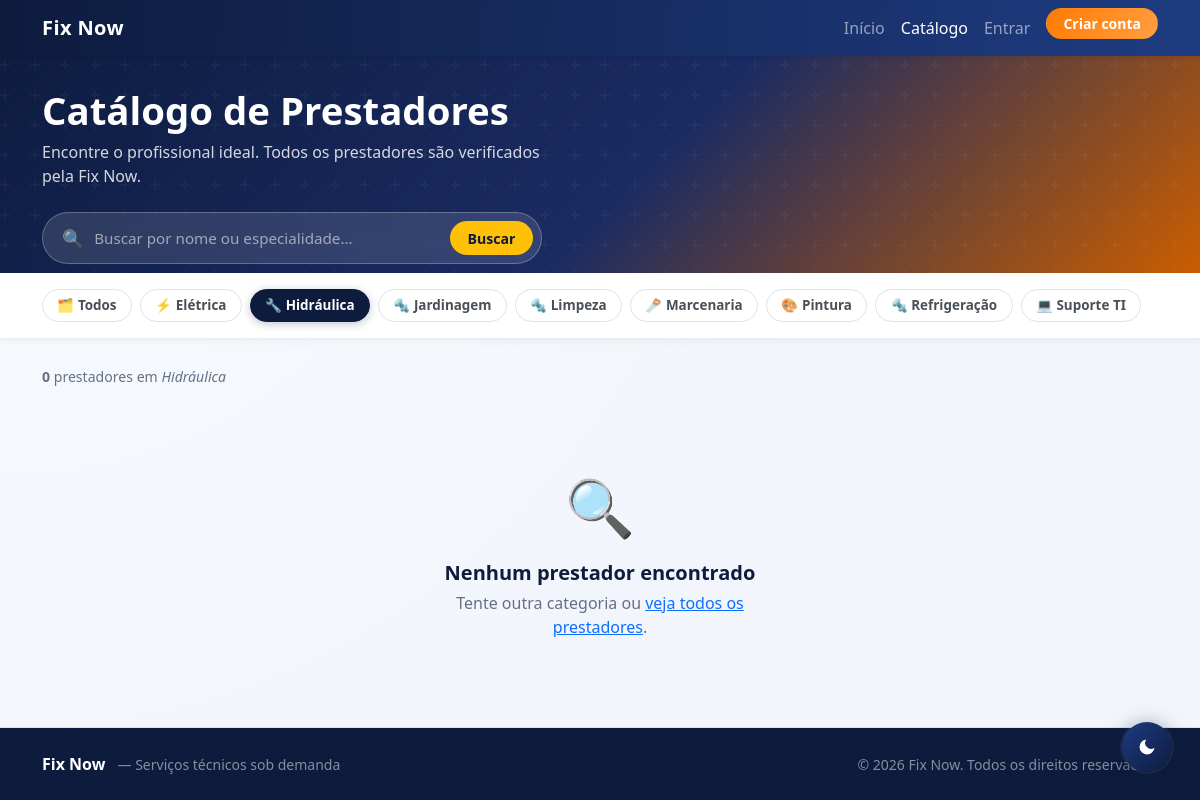
Screenshot of /view/catalogo.php?categoria=Hidráulica with the database file from the repository.
### tables this page shows
CREATE TABLE IF NOT EXISTS categoria (
  id        INT AUTO_INCREMENT PRIMARY KEY,
  nome      VARCHAR(100) NOT NULL UNIQUE,
  descricao VARCHAR(255) NULL,
  ativo     TINYINT(1)   NOT NULL DEFAULT 1,
  criado_em TIMESTAMP DEFAULT CURRENT_TIMESTAMP,
  admin_id  INT NULL,
  CONSTRAINT fk_categoria_admin FOREIGN KEY (admin_id) REFERENCES admin(id) ON DELETE SET NULL
);

### model/dao/Conexao.php (called while the page is built)
<?php
class Conexao
{
    private static ?PDO $instancia = null;
    public static function getConexao(): PDO
    {
        if (self::$instancia === null) {
            $host   = 'localhost';
            $port   = 3306;
            $dbname = 'tcc';
            $user   = 'root';
            $pass   = '';
            self::$instancia = new PDO(
                "mysql:host={$host};port={$port};dbname={$dbname};charset=utf8mb4",
                $user,
                $pass,
                [
                    PDO::ATTR_ERRMODE            => PDO::ERRMODE_EXCEPTION,
                    PDO::ATTR_DEFAULT_FETCH_MODE => PDO::FETCH_ASSOC,
                    PDO::ATTR_EMULATE_PREPARES   => false,
                ]
            );
        }
        return self::$instancia;
    }
}

### controller/CatalogoControl.php (called while the page is built, shortened)
<?php
require_once __DIR__ . '/../model/dao/CategoriaDAO.php';
require_once __DIR__ . '/../model/dao/Conexao.php';
class CatalogoControl
{
    private CategoriaDAO $categoriaDAO;
    public function __construct()
    {
        $this->categoriaDAO = new CategoriaDAO();
    }
    public function processar(): void
    {
        $this->filtroCategoria = trim($_GET['categoria'] ?? '');
        $this->categorias      = $this->categoriaDAO->listarAtivas();
    }
    private function carregarPrestadores(): void
    {
        $agrupado = [];
        $this->prestadores = array_values($agrupado);
    }
}

### model/dao/CategoriaDAO.php (called while the page is built, shortened)
<?php
require_once __DIR__ . '/Conexao.php';
class CategoriaDAO
{
    private PDO $pdo;
    public function __construct()
    {
        $this->pdo = Conexao::getConexao();
    }
    public function listarAtivas(): array
    {
        return $this->pdo->query("SELECT * FROM categoria WHERE ativo=1 ORDER BY nome ASC")->fetchAll();
    }
}

### view/catalogo.php (the view, shortened to what this page needs)
<?php
require_once __DIR__ . '/../controller/CatalogoControl.php';
$ctrl = new CatalogoControl();
$ctrl->processar();
$prestadores     = $ctrl->prestadores;
$categorias      = $ctrl->categorias;
$filtroCategoria = $ctrl->filtroCategoria;
$_urlInicio = '../index.php';
$catIcons = [
    'Suporte TI' => '💻',
    'Elétrica'   => '⚡',
    'Hidráulica' => '🔧',
    'Pintura'    => '🎨',
    'Marcenaria' => '🪚',
];
?>
<!DOCTYPE html>
<html lang="pt-BR">
<head>
  <link href="https://cdn.jsdelivr.net/npm/bootstrap@5.3.3/dist/css/bootstrap.min.css" rel="stylesheet">
  <link href="../assets/css/style.css" rel="stylesheet">
</head>
<body>
<nav class="navbar navbar-expand-lg navbar-dark bg-primary fixed-top shadow-sm">
  <div class="container">
    <a class="navbar-brand fw-bold" href="<?= $_urlInicio ?>">Fix Now</a>
    <div class="collapse navbar-collapse" id="menu">
      <ul class="navbar-nav ms-auto">
        <li class="nav-item"><a class="nav-link" href="<?= $_urlInicio ?>">Início</a></li>
        <li class="nav-item"><a class="nav-link active" href="catalogo.php">Catálogo</a></li>
        <?php if (isset($_SESSION['cliente_id'])): ?>
          <li class="nav-item"><a class="nav-link" href="dashboardCliente.php">Dashboard</a></li>
        <?php else: ?>
          <li class="nav-item"><a class="nav-link" href="login.php">Entrar</a></li>
          <li class="nav-item ms-lg-2">
            <a class="btn btn-sm btn-warning fw-semibold px-3" href="cadastrarCliente.php">Criar conta</a>
          </li>
        <?php endif; ?>
      </ul>
    </div>
  </div>
</nav>
<section class="catalogo-hero">
  <div class="container" style="position:relative;z-index:1;">
    <h1>Catálogo de Prestadores</h1>
    <p class="mt-2 mb-4">Encontre o profissional ideal. Todos os prestadores são verificados pela Fix Now.</p>
    <div class="hero-search">
      <span style="font-size:1.1rem;opacity:.7;">🔍</span>
      <input type="text" id="buscaNome" placeholder="Buscar por nome ou especialidade…" autocomplete="off">
      <button type="button" onclick="document.getElementById('buscaNome').focus()">Buscar</button>
    </div>
  </div>
</section>
<div class="filtros-bar">
  <div class="container">
    <div class="d-flex flex-wrap align-items-center gap-2">
      <a href="catalogo.php" class="btn-cat <?= !$filtroCategoria ? 'ativo' : '' ?>">🗂 Todos</a>
      <?php foreach ($categorias as $cat):
        $ico = $catIcons[$cat['nome']] ?? '🔩';
      ?>
        <a href="catalogo.php?categoria=<?= urlencode($cat['nome']) ?>"
           class="btn-cat <?= $filtroCategoria === $cat['nome'] ? 'ativo' : '' ?>">
          <?= $ico ?> <?= htmlspecialchars($cat['nome']) ?>
        </a>
      <?php endforeach; ?>
    </div>
  </div>
</div>
<main class="container py-4">
  <div class="resultado-count" id="resultadoCount">
    <?php
      $total = count($prestadores);
      echo $filtroCategoria
        ? "<strong>{$total}</strong> prestador" . ($total !== 1 ? 'es' : '') . " em <em>" . htmlspecialchars($filtroCategoria) . "</em>"
        : "<strong>{$total}</strong> prestador" . ($total !== 1 ? 'es' : '') . " disponíve" . ($total !== 1 ? 'is' : 'l');
    ?>
  </div>
  <?php if (!$prestadores): ?>
    <div class="empty-state">
      <div class="icone-empty">🔍</div>
      <h5>Nenhum prestador encontrado</h5>
      <p>Tente outra categoria ou <a href="catalogo.php" class="text-primary">veja todos os prestadores</a>.</p>
    </div>
  <?php endif; ?>
</main>
<?php require_once __DIR__ . '/../includes/footer.php'; ?>
</body>
</html>

### assets/css/style.css (style rules this page uses)
:root { --fix-blue: #0d1b3d; --fix-blue-soft: #1f3c82; --fix-orange: #ff7a00; --fix-orange-soft: #ff9f43; --fix-bg: #f2f5fb; --fix-card: #ffffff; --fix-text: #1f2937; --fix-muted: #677489; --fix-shadow: 0 14px 32px rgba(15, 37, 84, 0.1); --fix-radius: 1rem; }
html, body { height: 100%; }
body { min-height: 100vh; display: flex; flex-direction: column; background: radial-gradient(circle at top left, #f8fbff, var(--fix-bg) 60%); color: var(--fix-text); }
main { flex: 1 0 auto; }
.bg-primary, .table-primary { background-color: var(--fix-blue) !important; }
.btn-warning { background: linear-gradient(130deg, var(--fix-orange), var(--fix-orange-soft)); border-color: transparent; color: #fff; }
.btn, .form-control, .form-select, .card { border-radius: var(--fix-radius); transition: all 0.22s ease; }
.navbar { background: linear-gradient(95deg, var(--fix-blue), var(--fix-blue-soft)) !important; }
.navbar-brand { letter-spacing: 0.4px; }
.navbar .container { gap: 0.6rem; }

### view/catalogo.php (style rules this page uses)
.catalogo-hero { background: linear-gradient(135deg, #0d1b3d 0%, #1a2b63 55%, #c95e00 100%); padding: 5.5rem 0 3rem; color: #fff; position: relative; overflow: hidden; }
.catalogo-hero::before { content: ''; position: absolute; inset: 0; }
.catalogo-hero h1 { font-size: clamp(1.6rem, 4vw, 2.4rem); font-weight: 800; line-height: 1.15; }
.catalogo-hero p { color: rgba(255,255,255,.82); max-width: 520px; }
.hero-search { background: rgba(255,255,255,.12); border: 1.5px solid rgba(255,255,255,.25); border-radius: 50px; padding: .5rem .5rem .5rem 1.2rem; display: flex; align-items: center; gap: .5rem; max-width: 500px; backdrop-filter: blur(8px); }
.hero-search input { background: transparent; border: none; outline: none; color: #fff; font-size: .95rem; flex: 1; }
.hero-search input::placeholder { color: rgba(255,255,255,.55); }
.hero-search button { background: #ffc107; border: none; border-radius: 50px; padding: .4rem 1.1rem; font-weight: 700; font-size: .88rem; color: #0d1b3d; white-space: nowrap; cursor: pointer; }
.filtros-bar { background: #fff; border-bottom: 1px solid #e8ecf3; padding: 1rem 0; position: sticky; top: 56px; z-index: 100; box-shadow: 0 2px 8px rgba(0,0,0,.05); }
.btn-cat { border-radius: 50px; padding: .32rem .9rem; font-size: .84rem; font-weight: 600; border: 1.5px solid #dee2e6; background: #fff; color: #495057; text-decoration: none; transition: all .18s; display: inline-flex; align-items: center; gap: .3rem; white-space: nowrap; }
.btn-cat:hover, .btn-cat.ativo { background: #0d1b3d; border-color: #0d1b3d; color: #fff; }
.btn-cat.ativo { box-shadow: 0 2px 8px rgba(13,27,61,.25); }
.empty-state { text-align: center; padding: 4rem 1rem; }
.empty-state .icone-empty { font-size: 3.5rem; margin-bottom: .8rem; }
.empty-state h5 { font-weight: 700; color: #0d1b3d; margin-bottom: .4rem; }
.empty-state p { color: #667085; max-width: 340px; margin: 0 auto; }
.resultado-count { font-size: .88rem; color: #667085; padding: .2rem 0 .8rem; }

### rows the page displays
categoria: nome "⚡", nome "Elétrica"
categoria: nome "🔧", nome "Hidráulica"
categoria: nome "🔩", nome "Jardinagem"
categoria: nome "🔩", nome "Limpeza"
categoria: nome "🪚", nome "Marcenaria"
categoria: nome "🎨", nome "Pintura"
categoria: nome "🔩", nome "Refrigeração"
categoria: nome "💻", nome "Suporte TI"

### other values shown
$total "0"
$filtroCategoria "Hidráulica"
